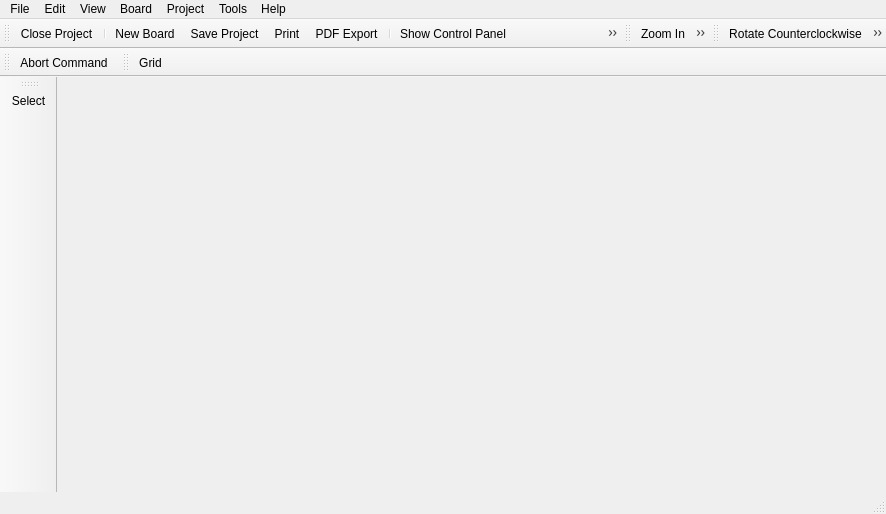
<?xml version="1.0" encoding="UTF-8"?>
<ui version="4.0">
 <class>BoardEditor</class>
 <widget class="QMainWindow" name="BoardEditor">
  <property name="enabled">
   <bool>true</bool>
  </property>
  <property name="geometry">
   <rect>
    <x>0</x>
    <y>0</y>
    <width>886</width>
    <height>514</height>
   </rect>
  </property>
  <property name="windowTitle">
   <string>Board Editor</string>
  </property>
  <property name="windowIcon">
   <iconset resource="../../../img/images.qrc">
    <normaloff>:/img/actions/chip.png</normaloff>:/img/actions/chip.png</iconset>
  </property>
  <widget class="QWidget" name="centralwidget">
   <layout class="QVBoxLayout" name="verticalLayout">
    <property name="spacing">
     <number>0</number>
    </property>
    <property name="leftMargin">
     <number>0</number>
    </property>
    <property name="topMargin">
     <number>0</number>
    </property>
    <property name="rightMargin">
     <number>0</number>
    </property>
    <property name="bottomMargin">
     <number>0</number>
    </property>
   </layout>
  </widget>
  <widget class="QMenuBar" name="menubar">
   <property name="geometry">
    <rect>
     <x>0</x>
     <y>0</y>
     <width>886</width>
     <height>27</height>
    </rect>
   </property>
   <widget class="QMenu" name="menuFile">
    <property name="title">
     <string>File</string>
    </property>
    <widget class="QMenu" name="menuExport_As">
     <property name="title">
      <string>Export</string>
     </property>
     <addaction name="actionExportAsPdf"/>
    </widget>
    <addaction name="actionProjectSave"/>
    <addaction name="actionPrint"/>
    <addaction name="menuExport_As"/>
    <addaction name="separator"/>
    <addaction name="actionProjectClose"/>
    <addaction name="actionQuit"/>
   </widget>
   <widget class="QMenu" name="menuEdit">
    <property name="title">
     <string>Edit</string>
    </property>
    <addaction name="actionUndo"/>
    <addaction name="actionRedo"/>
    <addaction name="separator"/>
    <addaction name="actionRotateCounterclockwise"/>
    <addaction name="actionRotateClockwise"/>
    <addaction name="actionCopy"/>
    <addaction name="actionCut"/>
    <addaction name="actionPaste"/>
    <addaction name="actionRemove"/>
    <addaction name="separator"/>
    <addaction name="actionDesignRules"/>
   </widget>
   <widget class="QMenu" name="menuView">
    <property name="title">
     <string>View</string>
    </property>
    <addaction name="actionGrid"/>
    <addaction name="separator"/>
    <addaction name="actionZoomIn"/>
    <addaction name="actionZoomOut"/>
    <addaction name="actionZoomAll"/>
   </widget>
   <widget class="QMenu" name="menuProject">
    <property name="title">
     <string>Project</string>
    </property>
    <addaction name="actionProjectProperties"/>
    <addaction name="actionProjectSettings"/>
   </widget>
   <widget class="QMenu" name="menuTools">
    <property name="title">
     <string>Tools</string>
    </property>
    <addaction name="actionToolSelect"/>
   </widget>
   <widget class="QMenu" name="menuHelp">
    <property name="title">
     <string>Help</string>
    </property>
    <addaction name="actionHelp"/>
    <addaction name="actionAbout"/>
    <addaction name="actionAboutQt"/>
   </widget>
   <widget class="QMenu" name="menuBoard">
    <property name="title">
     <string>Board</string>
    </property>
    <addaction name="actionNewBoard"/>
    <addaction name="separator"/>
   </widget>
   <addaction name="menuFile"/>
   <addaction name="menuEdit"/>
   <addaction name="menuView"/>
   <addaction name="menuBoard"/>
   <addaction name="menuProject"/>
   <addaction name="menuTools"/>
   <addaction name="menuHelp"/>
  </widget>
  <widget class="QStatusBar" name="statusbar"/>
  <widget class="QToolBar" name="fileToolbar">
   <property name="windowTitle">
    <string>toolBar</string>
   </property>
   <attribute name="toolBarArea">
    <enum>TopToolBarArea</enum>
   </attribute>
   <attribute name="toolBarBreak">
    <bool>false</bool>
   </attribute>
   <addaction name="actionProjectClose"/>
   <addaction name="separator"/>
   <addaction name="actionNewBoard"/>
   <addaction name="actionProjectSave"/>
   <addaction name="actionPrint"/>
   <addaction name="actionExportAsPdf"/>
   <addaction name="separator"/>
   <addaction name="actionShowControlPanel"/>
   <addaction name="actionShowSchematicEditor"/>
   <addaction name="separator"/>
   <addaction name="actionUndo"/>
   <addaction name="actionRedo"/>
  </widget>
  <widget class="QToolBar" name="zoomToolbar">
   <property name="windowTitle">
    <string>toolBar_3</string>
   </property>
   <attribute name="toolBarArea">
    <enum>TopToolBarArea</enum>
   </attribute>
   <attribute name="toolBarBreak">
    <bool>false</bool>
   </attribute>
   <addaction name="actionZoomIn"/>
   <addaction name="actionZoomOut"/>
   <addaction name="actionZoomAll"/>
  </widget>
  <widget class="QToolBar" name="editToolbar">
   <property name="windowTitle">
    <string>toolBar_2</string>
   </property>
   <attribute name="toolBarArea">
    <enum>TopToolBarArea</enum>
   </attribute>
   <attribute name="toolBarBreak">
    <bool>false</bool>
   </attribute>
   <addaction name="actionRotateCounterclockwise"/>
   <addaction name="actionRotateClockwise"/>
   <addaction name="actionCut"/>
   <addaction name="actionCopy"/>
   <addaction name="actionPaste"/>
   <addaction name="actionRemove"/>
  </widget>
  <widget class="QToolBar" name="toolsToolbar">
   <property name="windowTitle">
    <string>toolBar</string>
   </property>
   <attribute name="toolBarArea">
    <enum>LeftToolBarArea</enum>
   </attribute>
   <attribute name="toolBarBreak">
    <bool>false</bool>
   </attribute>
   <addaction name="actionToolSelect"/>
  </widget>
  <widget class="QToolBar" name="commandToolbar">
   <property name="windowTitle">
    <string>toolBar</string>
   </property>
   <attribute name="toolBarArea">
    <enum>TopToolBarArea</enum>
   </attribute>
   <attribute name="toolBarBreak">
    <bool>true</bool>
   </attribute>
   <addaction name="actionCommandAbort"/>
  </widget>
  <widget class="QToolBar" name="viewToolbar">
   <property name="windowTitle">
    <string>toolBar</string>
   </property>
   <attribute name="toolBarArea">
    <enum>TopToolBarArea</enum>
   </attribute>
   <attribute name="toolBarBreak">
    <bool>false</bool>
   </attribute>
   <addaction name="actionGrid"/>
  </widget>
  <action name="actionProjectSave">
   <property name="icon">
    <iconset resource="../../../img/images.qrc">
     <normaloff>:/img/actions/save.png</normaloff>:/img/actions/save.png</iconset>
   </property>
   <property name="text">
    <string>Save Project</string>
   </property>
   <property name="shortcut">
    <string>Ctrl+S</string>
   </property>
  </action>
  <action name="actionProjectClose">
   <property name="icon">
    <iconset resource="../../../img/images.qrc">
     <normaloff>:/img/actions/close.png</normaloff>:/img/actions/close.png</iconset>
   </property>
   <property name="text">
    <string>Close Project</string>
   </property>
  </action>
  <action name="actionPrint">
   <property name="icon">
    <iconset resource="../../../img/images.qrc">
     <normaloff>:/img/actions/print.png</normaloff>:/img/actions/print.png</iconset>
   </property>
   <property name="text">
    <string>Print</string>
   </property>
   <property name="shortcut">
    <string>Ctrl+P</string>
   </property>
  </action>
  <action name="actionQuit">
   <property name="icon">
    <iconset resource="../../../img/images.qrc">
     <normaloff>:/img/actions/quit.png</normaloff>:/img/actions/quit.png</iconset>
   </property>
   <property name="text">
    <string>Quit</string>
   </property>
   <property name="shortcut">
    <string>Ctrl+Q</string>
   </property>
  </action>
  <action name="actionExportAsPdf">
   <property name="icon">
    <iconset resource="../../../img/images.qrc">
     <normaloff>:/img/actions/pdf.png</normaloff>:/img/actions/pdf.png</iconset>
   </property>
   <property name="text">
    <string>PDF Export</string>
   </property>
  </action>
  <action name="actionShowControlPanel">
   <property name="icon">
    <iconset resource="../../../img/images.qrc">
     <normaloff>:/img/actions/home.png</normaloff>:/img/actions/home.png</iconset>
   </property>
   <property name="text">
    <string>Show Control Panel</string>
   </property>
  </action>
  <action name="actionShowSchematicEditor">
   <property name="icon">
    <iconset resource="../../../img/images.qrc">
     <normaloff>:/img/actions/schematic.png</normaloff>:/img/actions/schematic.png</iconset>
   </property>
   <property name="text">
    <string>Show Schematic Editor</string>
   </property>
  </action>
  <action name="actionUndo">
   <property name="icon">
    <iconset resource="../../../img/images.qrc">
     <normaloff>:/img/actions/undo.png</normaloff>:/img/actions/undo.png</iconset>
   </property>
   <property name="text">
    <string>Undo</string>
   </property>
   <property name="shortcut">
    <string>Ctrl+Z</string>
   </property>
  </action>
  <action name="actionRedo">
   <property name="icon">
    <iconset resource="../../../img/images.qrc">
     <normaloff>:/img/actions/redo.png</normaloff>:/img/actions/redo.png</iconset>
   </property>
   <property name="text">
    <string>Redo</string>
   </property>
   <property name="shortcut">
    <string>Ctrl+Y</string>
   </property>
  </action>
  <action name="actionHelp">
   <property name="icon">
    <iconset resource="../../../img/images.qrc">
     <normaloff>:/img/actions/help.png</normaloff>:/img/actions/help.png</iconset>
   </property>
   <property name="text">
    <string>Help</string>
   </property>
   <property name="shortcut">
    <string>F1</string>
   </property>
  </action>
  <action name="actionRotateCounterclockwise">
   <property name="icon">
    <iconset resource="../../../img/images.qrc">
     <normaloff>:/img/actions/rotate_left.png</normaloff>:/img/actions/rotate_left.png</iconset>
   </property>
   <property name="text">
    <string>Rotate Counterclockwise</string>
   </property>
   <property name="shortcut">
    <string>Shift+R</string>
   </property>
  </action>
  <action name="actionRotateClockwise">
   <property name="icon">
    <iconset resource="../../../img/images.qrc">
     <normaloff>:/img/actions/rotate_right.png</normaloff>:/img/actions/rotate_right.png</iconset>
   </property>
   <property name="text">
    <string>Rotate Clockwise</string>
   </property>
   <property name="shortcut">
    <string>R</string>
   </property>
  </action>
  <action name="actionCopy">
   <property name="icon">
    <iconset resource="../../../img/images.qrc">
     <normaloff>:/img/actions/copy.png</normaloff>:/img/actions/copy.png</iconset>
   </property>
   <property name="text">
    <string>Copy</string>
   </property>
   <property name="shortcut">
    <string>Ctrl+C</string>
   </property>
  </action>
  <action name="actionCut">
   <property name="icon">
    <iconset resource="../../../img/images.qrc">
     <normaloff>:/img/actions/cut.png</normaloff>:/img/actions/cut.png</iconset>
   </property>
   <property name="text">
    <string>Cut</string>
   </property>
   <property name="shortcut">
    <string>Ctrl+X</string>
   </property>
  </action>
  <action name="actionPaste">
   <property name="icon">
    <iconset resource="../../../img/images.qrc">
     <normaloff>:/img/actions/paste.png</normaloff>:/img/actions/paste.png</iconset>
   </property>
   <property name="text">
    <string>Paste</string>
   </property>
   <property name="shortcut">
    <string>Ctrl+V</string>
   </property>
  </action>
  <action name="actionRemove">
   <property name="icon">
    <iconset resource="../../../img/images.qrc">
     <normaloff>:/img/actions/delete.png</normaloff>:/img/actions/delete.png</iconset>
   </property>
   <property name="text">
    <string>Remove</string>
   </property>
   <property name="shortcut">
    <string>Del</string>
   </property>
  </action>
  <action name="actionDesignRules">
   <property name="text">
    <string>Design Rules</string>
   </property>
  </action>
  <action name="actionGrid">
   <property name="icon">
    <iconset resource="../../../img/images.qrc">
     <normaloff>:/img/actions/grid.png</normaloff>:/img/actions/grid.png</iconset>
   </property>
   <property name="text">
    <string>Grid</string>
   </property>
  </action>
  <action name="actionZoomIn">
   <property name="icon">
    <iconset resource="../../../img/images.qrc">
     <normaloff>:/img/actions/zoom_in.png</normaloff>:/img/actions/zoom_in.png</iconset>
   </property>
   <property name="text">
    <string>Zoom In</string>
   </property>
  </action>
  <action name="actionZoomOut">
   <property name="icon">
    <iconset resource="../../../img/images.qrc">
     <normaloff>:/img/actions/zoom_out.png</normaloff>:/img/actions/zoom_out.png</iconset>
   </property>
   <property name="text">
    <string>Zoom Out</string>
   </property>
  </action>
  <action name="actionZoomAll">
   <property name="icon">
    <iconset resource="../../../img/images.qrc">
     <normaloff>:/img/actions/zoom_all.png</normaloff>:/img/actions/zoom_all.png</iconset>
   </property>
   <property name="text">
    <string>Zoom All</string>
   </property>
  </action>
  <action name="actionProjectProperties">
   <property name="text">
    <string>Properties</string>
   </property>
   <property name="toolTip">
    <string>Edit Project Properties</string>
   </property>
  </action>
  <action name="actionProjectSettings">
   <property name="icon">
    <iconset resource="../../../img/images.qrc">
     <normaloff>:/img/actions/settings.png</normaloff>:/img/actions/settings.png</iconset>
   </property>
   <property name="text">
    <string>Settings</string>
   </property>
   <property name="toolTip">
    <string>Project Settings</string>
   </property>
  </action>
  <action name="actionAbout">
   <property name="icon">
    <iconset resource="../../../img/images.qrc">
     <normaloff>:/img/actions/info.png</normaloff>:/img/actions/info.png</iconset>
   </property>
   <property name="text">
    <string>About</string>
   </property>
  </action>
  <action name="actionAboutQt">
   <property name="text">
    <string>About Qt</string>
   </property>
  </action>
  <action name="actionToolSelect">
   <property name="icon">
    <iconset resource="../../../img/images.qrc">
     <normaloff>:/img/actions/select.png</normaloff>:/img/actions/select.png</iconset>
   </property>
   <property name="text">
    <string>Select</string>
   </property>
  </action>
  <action name="actionCommandAbort">
   <property name="icon">
    <iconset resource="../../../img/images.qrc">
     <normaloff>:/img/actions/stop.png</normaloff>:/img/actions/stop.png</iconset>
   </property>
   <property name="text">
    <string>Abort Command</string>
   </property>
   <property name="shortcut">
    <string>Esc</string>
   </property>
  </action>
  <action name="actionNewBoard">
   <property name="icon">
    <iconset resource="../../../img/images.qrc">
     <normaloff>:/img/actions/new_2.png</normaloff>:/img/actions/new_2.png</iconset>
   </property>
   <property name="text">
    <string>New Board</string>
   </property>
   <property name="shortcut">
    <string>Ctrl+N</string>
   </property>
  </action>
 </widget>
 <resources>
  <include location="../../../img/images.qrc"/>
 </resources>
 <connections/>
</ui>
